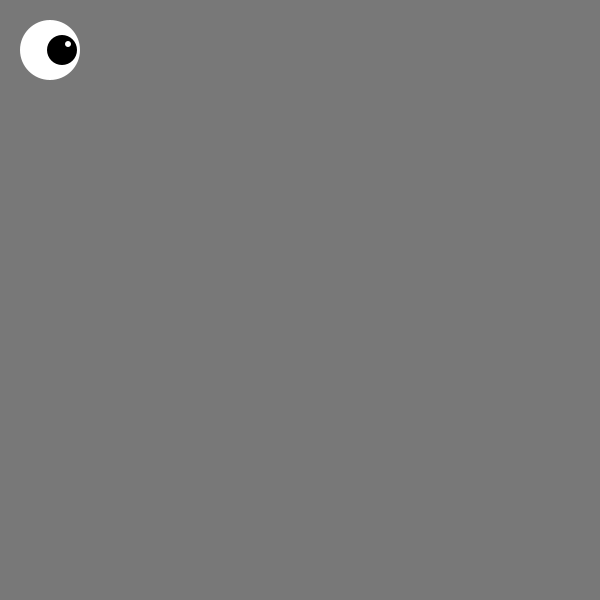
Frame 1 (no input)
Frame 60 (the mouse pressed at the canvas centre just before this capture): identical to frame 1, image omitted
Frame 120 (the mouse held since frame 60 and released just before this capture): identical to frame 1, image omitted

The Processing sketch that drew this single still picture (run headless with seeded random() and noise(); from frame 60 on, the mouse is pressed at the canvas centre):

// Processing sketch: eyeFunctions
// ── eyeFunctions.pde

float eyeX = 50;
float eyeY = 50;
float eyeSize = 60;

void setup () {
  size(600, 600);
}

void draw () {
  background(120);
  
  // Cornea
  fill(255);
  noStroke();
  ellipse(eyeX, eyeY, eyeSize, eyeSize);

  // Retina
  float retinaX = eyeX + (eyeSize / 5);
  float retinaY = eyeY;
  float retinaSize = eyeSize / 2;
  fill(0);
  ellipse(retinaX, retinaY, retinaSize, retinaSize);

  // Iris
  float irisX = eyeX + (eyeSize * 0.3);
  float irisY = eyeY - (eyeSize * 0.1);
  float irisSize = eyeSize * 0.1;
  fill(255);
  ellipse(irisX, irisY, irisSize, irisSize);
}
